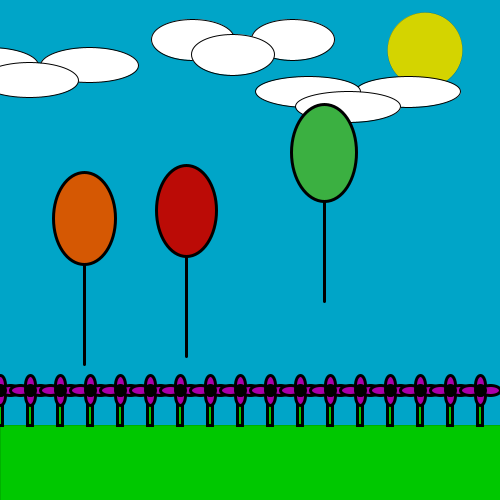
Frame 1 (no input)
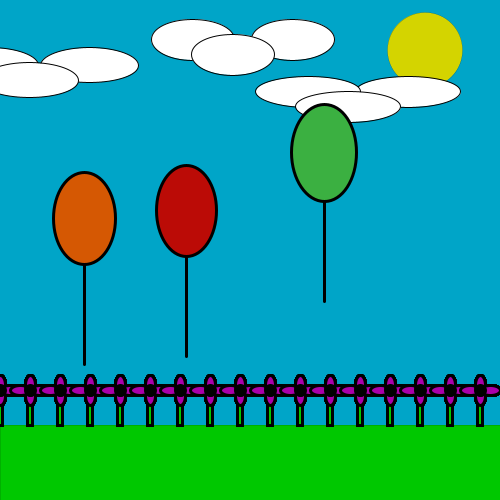
Frame 60 (the mouse pressed at the canvas centre just before this capture)
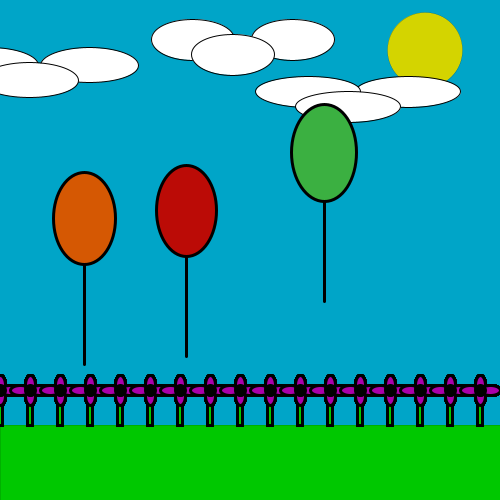
Frame 120 (the mouse held since frame 60 and released just before this capture)

The Processing sketch that drew these frames (run headless with seeded random() and noise(); from frame 60 on, the mouse is pressed at the canvas centre):

// Processing sketch: processing_73037
// ── processing_73037.pde

/*****************************************
 * Assignment 03
 * Name:         Angela Mastrianni  
 * E-mail:       amastriann@brynmawr.edu
 * Course:       CS 110 - Section 01
 * Submitted:    10/2/12
 * 
 * This is a sketch of a landscape with balloons, flowers, clouds and sun. When the mouse is
 near the sun the flowers are yellow, when the mouse is anywhere in the sky the flowers are 
 purple and when the mouse is located somewhere in the grass the flowers are red. When the mouse
 is over the flowers, they alternate random colors. If you press the mouse on the clouds, rain 
 appears. Pressing a key clears the background and resets it.
***********************************************/


//set up sketch
void setup() {
  size(500, 500);
  drawBackground();
}


void draw() {
//draw flowers
  float x;
  for (x=0; x<500;x=x+30) {
    drawFlowers(x, 390, 10, 10);
  }
}

/******
 Function:drawBackground
 draws the background
 Inputs:none
 Outputs:none
 ******/

void drawBackground () {
  background(0, 165, 200);
//draw Sun
  fill(212,212,0);
  strokeWeight(0);
  ellipse(425,50,75,75);
//draw grass
  fill(0, 200, 0);
  rect(0, 425, 500, 75);
//add clouds and balloons
  strokeWeight(1);
  fill(255);
  drawClouds(random(70, 100), random(60, 80), random(70, 100), random(30, 50));
  drawClouds(random(250, 300), random(30, 60), random(70, 100), random(30, 50));
  drawClouds(random(400, 425), random(90, 110), random(100, 125), random(30, 50));
  drawBalloons(random(50, 150), random(150, 300), random(50, 70), random(90, 115));
  drawBalloons(random(150, 300), random(150, 300), random(50, 70), random(90, 115));
  drawBalloons(random(300, 400), random(150, 300), random(50, 70), random(90, 115));
}
/*****
 Function: drawClouds
 draws a Cloud
 Inputs:x,y,width,height
 Outputs:none
 ********/
void drawClouds(float x, float y, float objectWidth, float objectHeight) {
  ellipse(x, y, objectWidth, objectHeight);
  ellipse(x-100, y, objectWidth, objectHeight);
  ellipse(x-60, y+15, objectWidth, objectHeight);
}

/*******
 Function:drawBalloons
 draws a balloon
 Inputs:x,y,width,height
 Ouputs:none
 ******/
void drawBalloons(float x, float y, float objectWidth, float objectHeight) {
  strokeWeight(3);
  fill(random(0, 225), random(0, 225), random(0, 225));
  ellipse(x, y, objectWidth, objectHeight);
//add string to balloon
  line(x, y+(objectHeight/2), x, y+((objectHeight/2)+100));
}

/*******
 Function:drawFlowers
 draws a flower
 Inputs:x,y,width,height
 Outputs:none
 *******/
void drawFlowers(float x, float y, float objectWidth, float objectHeight) {
//stem
  fill(0, 200, 0);
  rect(x-3, y, objectWidth-5, objectHeight+25);
//change color of flowers when mouse is over them
  if (mouseY<405 && mouseY>385) {
    fill(random(255), random(255), random(255));
  } 
//change color of flower based on position
  if (mouseY>400) {
    fill(170,0,0);
  }
  if (mouseY<390) {
    fill(170,0,170);
  }
    if (mouseX>338 && mouseX<462 && mouseY>13 && mouseY<87){
    fill(212,212,0);
  }
//petals
  ellipse(x, y+5, objectWidth, objectHeight+10);
  ellipse(x-10, y, objectWidth+10, objectHeight);
  ellipse(x, y-5, objectWidth, objectHeight+10);
  ellipse(x+10, y, objectWidth+10, objectHeight);
  fill(0);
  ellipse(x, y, objectWidth, objectHeight);
}

//makes the clouds rain
void mousePressed () {
  if (mouseY>30 && mouseY<110) {
  for (int x=0; x<500; x=x+25) {
    fill(0, 150, 200);
    strokeWeight(1);
    ellipse(x, random(125, 500), 10, 20);
  }
  }
}

//clears and redraws background
void keyPressed () {
  drawBackground();
}
